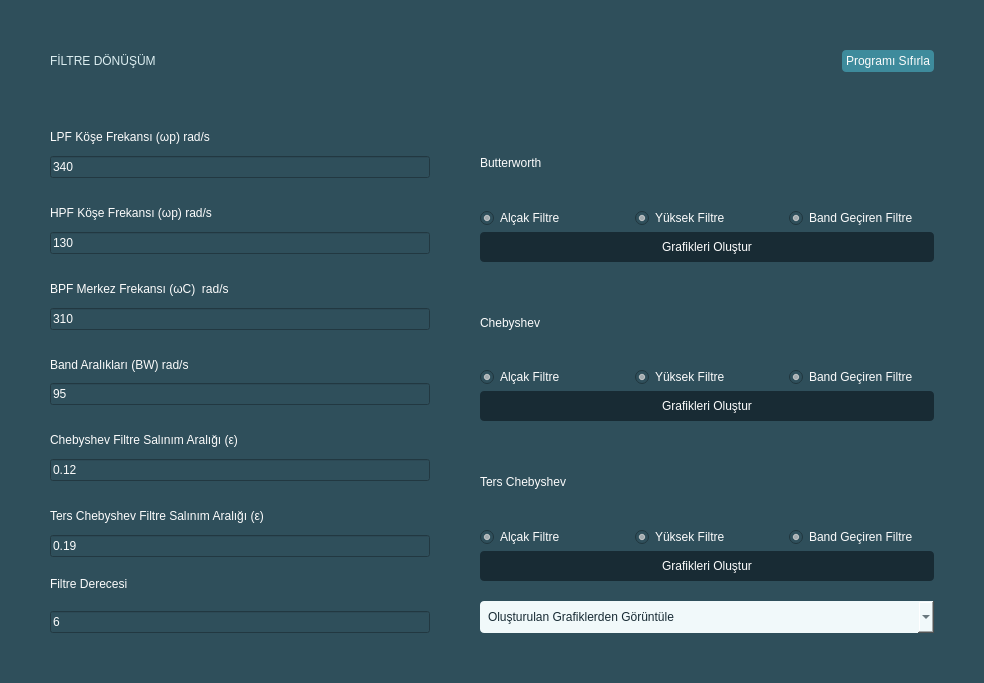
<?xml version="1.0" encoding="UTF-8"?>
<ui version="4.0">
 <class>MainWindow</class>
 <widget class="QMainWindow" name="MainWindow">
  <property name="geometry">
   <rect>
    <x>0</x>
    <y>0</y>
    <width>984</width>
    <height>683</height>
   </rect>
  </property>
  <property name="windowTitle">
   <string>MainWindow</string>
  </property>
  <property name="autoFillBackground">
   <bool>false</bool>
  </property>
  <property name="styleSheet">
   <string notr="true">background-color: rgb(47, 79, 91);
font: 10pt &quot;Montserrat&quot;;
color: rgb(252, 252, 252);</string>
  </property>
  <widget class="QWidget" name="main_widget">
   <property name="autoFillBackground">
    <bool>false</bool>
   </property>
   <layout class="QVBoxLayout" stretch="0">
    <property name="spacing">
     <number>100</number>
    </property>
    <property name="sizeConstraint">
     <enum>QLayout::SizeConstraint::SetMinimumSize</enum>
    </property>
    <property name="leftMargin">
     <number>50</number>
    </property>
    <property name="topMargin">
     <number>50</number>
    </property>
    <property name="rightMargin">
     <number>50</number>
    </property>
    <property name="bottomMargin">
     <number>50</number>
    </property>
    <item>
     <layout class="QVBoxLayout" name="main_vertical">
      <property name="spacing">
       <number>50</number>
      </property>
      <property name="topMargin">
       <number>0</number>
      </property>
      <item>
       <layout class="QHBoxLayout" name="app_bar">
        <property name="spacing">
         <number>10</number>
        </property>
        <property name="bottomMargin">
         <number>0</number>
        </property>
        <item>
         <widget class="QLabel" name="title">
          <property name="styleSheet">
           <string notr="true">font: 900 16pt &quot;Montserrat Black&quot;;
color: rgb(220, 238, 241);</string>
          </property>
          <property name="text">
           <string>FİLTRE DÖNÜŞÜM</string>
          </property>
         </widget>
        </item>
        <item>
         <widget class="QPushButton" name="reload">
          <property name="sizePolicy">
           <sizepolicy hsizetype="Fixed" vsizetype="Fixed">
            <horstretch>0</horstretch>
            <verstretch>0</verstretch>
           </sizepolicy>
          </property>
          <property name="styleSheet">
           <string notr="true">background-color: rgb(62, 139, 156);
border-radius: 4px;
padding: 4px;</string>
          </property>
          <property name="text">
           <string>Programı Sıfırla</string>
          </property>
          <property name="autoDefault">
           <bool>false</bool>
          </property>
          <property name="default">
           <bool>false</bool>
          </property>
          <property name="flat">
           <bool>false</bool>
          </property>
         </widget>
        </item>
       </layout>
      </item>
      <item>
       <layout class="QHBoxLayout" name="app_menu">
        <property name="spacing">
         <number>50</number>
        </property>
        <property name="sizeConstraint">
         <enum>QLayout::SizeConstraint::SetMinimumSize</enum>
        </property>
        <item>
         <layout class="QVBoxLayout" name="input_menu" stretch="0,0,0,0,0,0,0">
          <property name="spacing">
           <number>20</number>
          </property>
          <property name="sizeConstraint">
           <enum>QLayout::SizeConstraint::SetMinimumSize</enum>
          </property>
          <property name="bottomMargin">
           <number>0</number>
          </property>
          <item>
           <layout class="QVBoxLayout" name="input_lpf">
            <property name="spacing">
             <number>4</number>
            </property>
            <property name="sizeConstraint">
             <enum>QLayout::SizeConstraint::SetMinimumSize</enum>
            </property>
            <item>
             <widget class="QLabel" name="label_lpf">
              <property name="maximumSize">
               <size>
                <width>380</width>
                <height>16777215</height>
               </size>
              </property>
              <property name="text">
               <string>LPF Köşe Frekansı (ωp) rad/s</string>
              </property>
             </widget>
            </item>
            <item>
             <widget class="QLineEdit" name="edit_lpf">
              <property name="maximumSize">
               <size>
                <width>380</width>
                <height>16777215</height>
               </size>
              </property>
              <property name="autoFillBackground">
               <bool>false</bool>
              </property>
              <property name="styleSheet">
               <string notr="true">border-color: rgb(24, 43, 52);</string>
              </property>
              <property name="text">
               <string>340</string>
              </property>
              <property name="frame">
               <bool>true</bool>
              </property>
              <property name="placeholderText">
               <string>LPF Köşe Frekansı (ωp) rad/s</string>
              </property>
             </widget>
            </item>
           </layout>
          </item>
          <item>
           <layout class="QVBoxLayout" name="input_hpf">
            <property name="spacing">
             <number>4</number>
            </property>
            <property name="sizeConstraint">
             <enum>QLayout::SizeConstraint::SetMinimumSize</enum>
            </property>
            <item>
             <widget class="QLabel" name="label_hpf">
              <property name="maximumSize">
               <size>
                <width>380</width>
                <height>16777215</height>
               </size>
              </property>
              <property name="text">
               <string>HPF Köşe Frekansı (ωp) rad/s</string>
              </property>
             </widget>
            </item>
            <item>
             <widget class="QLineEdit" name="edit_hpf">
              <property name="maximumSize">
               <size>
                <width>380</width>
                <height>16777215</height>
               </size>
              </property>
              <property name="text">
               <string>130</string>
              </property>
             </widget>
            </item>
           </layout>
          </item>
          <item>
           <layout class="QVBoxLayout" name="input_bpf">
            <property name="spacing">
             <number>4</number>
            </property>
            <property name="sizeConstraint">
             <enum>QLayout::SizeConstraint::SetMinimumSize</enum>
            </property>
            <item>
             <widget class="QLabel" name="label_bpf">
              <property name="maximumSize">
               <size>
                <width>380</width>
                <height>16777215</height>
               </size>
              </property>
              <property name="text">
               <string>BPF Merkez Frekansı (ωC)  rad/s</string>
              </property>
             </widget>
            </item>
            <item>
             <widget class="QLineEdit" name="edit_bpf">
              <property name="maximumSize">
               <size>
                <width>380</width>
                <height>16777215</height>
               </size>
              </property>
              <property name="text">
               <string>310</string>
              </property>
             </widget>
            </item>
           </layout>
          </item>
          <item>
           <layout class="QVBoxLayout" name="input_bw">
            <property name="spacing">
             <number>4</number>
            </property>
            <property name="sizeConstraint">
             <enum>QLayout::SizeConstraint::SetMinimumSize</enum>
            </property>
            <item>
             <widget class="QLabel" name="label_bw">
              <property name="maximumSize">
               <size>
                <width>380</width>
                <height>16777215</height>
               </size>
              </property>
              <property name="text">
               <string>Band Aralıkları (BW) rad/s</string>
              </property>
             </widget>
            </item>
            <item>
             <widget class="QLineEdit" name="edit_bw">
              <property name="maximumSize">
               <size>
                <width>380</width>
                <height>16777215</height>
               </size>
              </property>
              <property name="text">
               <string>95</string>
              </property>
             </widget>
            </item>
           </layout>
          </item>
          <item>
           <layout class="QVBoxLayout" name="input_c">
            <property name="spacing">
             <number>4</number>
            </property>
            <property name="sizeConstraint">
             <enum>QLayout::SizeConstraint::SetMinimumSize</enum>
            </property>
            <item>
             <widget class="QLabel" name="label_c">
              <property name="maximumSize">
               <size>
                <width>380</width>
                <height>16777215</height>
               </size>
              </property>
              <property name="text">
               <string>Chebyshev Filtre Salınım Aralığı (ε)</string>
              </property>
             </widget>
            </item>
            <item>
             <widget class="QLineEdit" name="edit_c">
              <property name="maximumSize">
               <size>
                <width>380</width>
                <height>16777215</height>
               </size>
              </property>
              <property name="text">
               <string>0.12</string>
              </property>
             </widget>
            </item>
           </layout>
          </item>
          <item>
           <layout class="QVBoxLayout" name="input_i">
            <property name="spacing">
             <number>4</number>
            </property>
            <property name="sizeConstraint">
             <enum>QLayout::SizeConstraint::SetMinimumSize</enum>
            </property>
            <item>
             <widget class="QLabel" name="label_i">
              <property name="maximumSize">
               <size>
                <width>380</width>
                <height>16777215</height>
               </size>
              </property>
              <property name="text">
               <string>Ters Chebyshev Filtre Salınım Aralığı (ε)</string>
              </property>
             </widget>
            </item>
            <item>
             <widget class="QLineEdit" name="line_i">
              <property name="maximumSize">
               <size>
                <width>380</width>
                <height>16777215</height>
               </size>
              </property>
              <property name="text">
               <string>0.19</string>
              </property>
             </widget>
            </item>
           </layout>
          </item>
          <item>
           <layout class="QVBoxLayout" name="input_d">
            <property name="bottomMargin">
             <number>0</number>
            </property>
            <item>
             <widget class="QLabel" name="label_d">
              <property name="maximumSize">
               <size>
                <width>380</width>
                <height>16777215</height>
               </size>
              </property>
              <property name="text">
               <string>Filtre Derecesi</string>
              </property>
             </widget>
            </item>
            <item>
             <widget class="QLineEdit" name="edit_d">
              <property name="maximumSize">
               <size>
                <width>380</width>
                <height>16777215</height>
               </size>
              </property>
              <property name="text">
               <string>6</string>
              </property>
             </widget>
            </item>
           </layout>
          </item>
         </layout>
        </item>
        <item>
         <layout class="QVBoxLayout" name="output_menu">
          <property name="spacing">
           <number>20</number>
          </property>
          <item>
           <layout class="QVBoxLayout" name="b_output">
            <property name="spacing">
             <number>4</number>
            </property>
            <property name="sizeConstraint">
             <enum>QLayout::SizeConstraint::SetFixedSize</enum>
            </property>
            <item>
             <widget class="QLabel" name="b_title">
              <property name="styleSheet">
               <string notr="true">font: 900 11pt &quot;Montserrat Black&quot;;</string>
              </property>
              <property name="text">
               <string>Butterworth</string>
              </property>
             </widget>
            </item>
            <item>
             <layout class="QHBoxLayout" name="b_actives">
              <property name="spacing">
               <number>10</number>
              </property>
              <property name="sizeConstraint">
               <enum>QLayout::SizeConstraint::SetMinimumSize</enum>
              </property>
              <item>
               <widget class="QRadioButton" name="bl_active">
                <property name="acceptDrops">
                 <bool>false</bool>
                </property>
                <property name="text">
                 <string>Alçak Filtre</string>
                </property>
                <property name="checked">
                 <bool>true</bool>
                </property>
                <property name="autoExclusive">
                 <bool>false</bool>
                </property>
               </widget>
              </item>
              <item>
               <widget class="QRadioButton" name="bh_active">
                <property name="text">
                 <string>Yüksek Filtre</string>
                </property>
                <property name="checked">
                 <bool>true</bool>
                </property>
                <property name="autoRepeat">
                 <bool>false</bool>
                </property>
                <property name="autoExclusive">
                 <bool>false</bool>
                </property>
               </widget>
              </item>
              <item>
               <widget class="QRadioButton" name="bb_active">
                <property name="styleSheet">
                 <string notr="true">font: 10pt &quot;Montserrat&quot;;</string>
                </property>
                <property name="text">
                 <string>Band Geçiren Filtre</string>
                </property>
                <property name="checkable">
                 <bool>true</bool>
                </property>
                <property name="checked">
                 <bool>true</bool>
                </property>
                <property name="autoRepeat">
                 <bool>false</bool>
                </property>
                <property name="autoExclusive">
                 <bool>false</bool>
                </property>
               </widget>
              </item>
             </layout>
            </item>
            <item>
             <layout class="QHBoxLayout" name="b_buttons">
              <property name="spacing">
               <number>10</number>
              </property>
              <property name="sizeConstraint">
               <enum>QLayout::SizeConstraint::SetMinimumSize</enum>
              </property>
              <item>
               <widget class="QPushButton" name="b_create">
                <property name="styleSheet">
                 <string notr="true">background-color: rgb(24, 43, 52);
border-radius: 4px;
padding: 8px;</string>
                </property>
                <property name="text">
                 <string>Grafikleri Oluştur</string>
                </property>
               </widget>
              </item>
             </layout>
            </item>
           </layout>
          </item>
          <item>
           <layout class="QVBoxLayout" name="c_output">
            <property name="spacing">
             <number>4</number>
            </property>
            <property name="sizeConstraint">
             <enum>QLayout::SizeConstraint::SetFixedSize</enum>
            </property>
            <item>
             <widget class="QLabel" name="c_title">
              <property name="styleSheet">
               <string notr="true">font: 900 11pt &quot;Montserrat Black&quot;;</string>
              </property>
              <property name="text">
               <string>Chebyshev</string>
              </property>
             </widget>
            </item>
            <item>
             <layout class="QHBoxLayout" name="c_actives">
              <property name="spacing">
               <number>10</number>
              </property>
              <property name="sizeConstraint">
               <enum>QLayout::SizeConstraint::SetMinimumSize</enum>
              </property>
              <item>
               <widget class="QRadioButton" name="cl_active">
                <property name="text">
                 <string>Alçak Filtre</string>
                </property>
                <property name="checked">
                 <bool>true</bool>
                </property>
                <property name="autoExclusive">
                 <bool>false</bool>
                </property>
               </widget>
              </item>
              <item>
               <widget class="QRadioButton" name="ch_active">
                <property name="text">
                 <string>Yüksek Filtre</string>
                </property>
                <property name="checked">
                 <bool>true</bool>
                </property>
                <property name="autoExclusive">
                 <bool>false</bool>
                </property>
               </widget>
              </item>
              <item>
               <widget class="QRadioButton" name="cb_active">
                <property name="text">
                 <string>Band Geçiren Filtre</string>
                </property>
                <property name="checked">
                 <bool>true</bool>
                </property>
                <property name="autoExclusive">
                 <bool>false</bool>
                </property>
               </widget>
              </item>
             </layout>
            </item>
            <item>
             <layout class="QHBoxLayout" name="c_buttons">
              <property name="spacing">
               <number>10</number>
              </property>
              <property name="sizeConstraint">
               <enum>QLayout::SizeConstraint::SetMinimumSize</enum>
              </property>
              <item>
               <widget class="QPushButton" name="c_create">
                <property name="styleSheet">
                 <string notr="true">background-color: rgb(24, 43, 52);
border-radius: 4px;
padding: 8px;</string>
                </property>
                <property name="text">
                 <string>Grafikleri Oluştur</string>
                </property>
               </widget>
              </item>
             </layout>
            </item>
           </layout>
          </item>
          <item>
           <layout class="QVBoxLayout" name="i_output">
            <property name="spacing">
             <number>4</number>
            </property>
            <property name="sizeConstraint">
             <enum>QLayout::SizeConstraint::SetFixedSize</enum>
            </property>
            <item>
             <widget class="QLabel" name="i_title">
              <property name="styleSheet">
               <string notr="true">font: 900 11pt &quot;Montserrat Black&quot;;</string>
              </property>
              <property name="text">
               <string>Ters Chebyshev</string>
              </property>
             </widget>
            </item>
            <item>
             <layout class="QHBoxLayout" name="i_actives">
              <property name="spacing">
               <number>10</number>
              </property>
              <property name="sizeConstraint">
               <enum>QLayout::SizeConstraint::SetMinimumSize</enum>
              </property>
              <item>
               <widget class="QRadioButton" name="il_active">
                <property name="text">
                 <string>Alçak Filtre</string>
                </property>
                <property name="checked">
                 <bool>true</bool>
                </property>
                <property name="autoExclusive">
                 <bool>false</bool>
                </property>
               </widget>
              </item>
              <item>
               <widget class="QRadioButton" name="ih_active">
                <property name="text">
                 <string>Yüksek Filtre</string>
                </property>
                <property name="checked">
                 <bool>true</bool>
                </property>
                <property name="autoExclusive">
                 <bool>false</bool>
                </property>
               </widget>
              </item>
              <item>
               <widget class="QRadioButton" name="ib_active">
                <property name="text">
                 <string>Band Geçiren Filtre</string>
                </property>
                <property name="checked">
                 <bool>true</bool>
                </property>
                <property name="autoExclusive">
                 <bool>false</bool>
                </property>
               </widget>
              </item>
             </layout>
            </item>
            <item>
             <layout class="QHBoxLayout" name="i_buttons">
              <property name="spacing">
               <number>10</number>
              </property>
              <property name="sizeConstraint">
               <enum>QLayout::SizeConstraint::SetMinimumSize</enum>
              </property>
              <item>
               <widget class="QPushButton" name="i_create">
                <property name="styleSheet">
                 <string notr="true">background-color: rgb(24, 43, 52);
border-radius: 4px;
padding: 8px;</string>
                </property>
                <property name="text">
                 <string>Grafikleri Oluştur</string>
                </property>
               </widget>
              </item>
             </layout>
            </item>
           </layout>
          </item>
          <item>
           <widget class="QComboBox" name="comboBox">
            <property name="toolTip">
             <string/>
            </property>
            <property name="styleSheet">
             <string notr="true">background-color: rgb(241, 249, 250);
font: 10pt &quot;Montserrat&quot;;
border-radius: 4px;
padding: 8px;
color: rgb(24, 43, 52);</string>
            </property>
            <property name="placeholderText">
             <string>Oluşturulan Grafiklerden Görüntüle</string>
            </property>
           </widget>
          </item>
         </layout>
        </item>
       </layout>
      </item>
     </layout>
    </item>
   </layout>
  </widget>
 </widget>
 <resources/>
 <connections/>
</ui>
